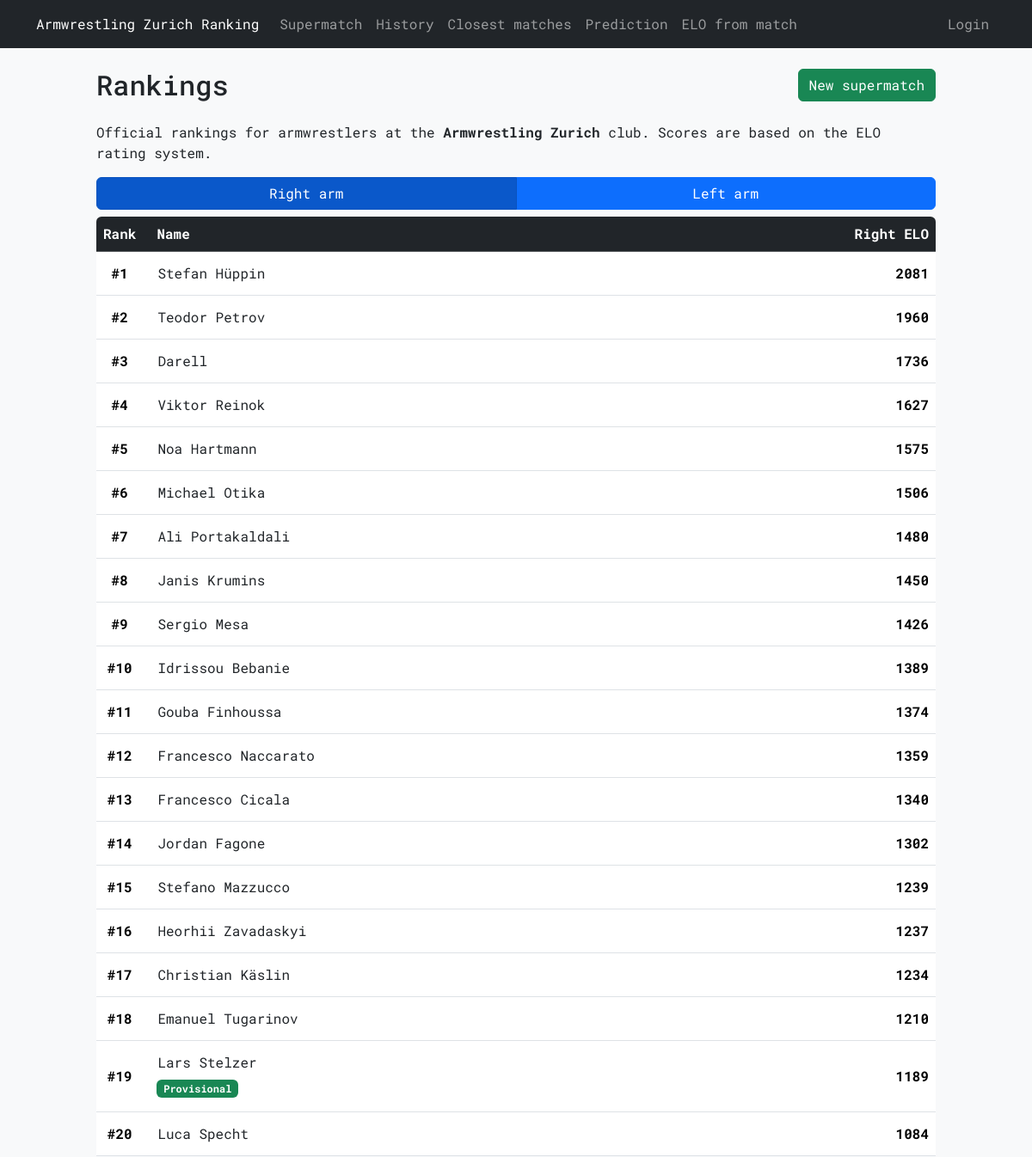
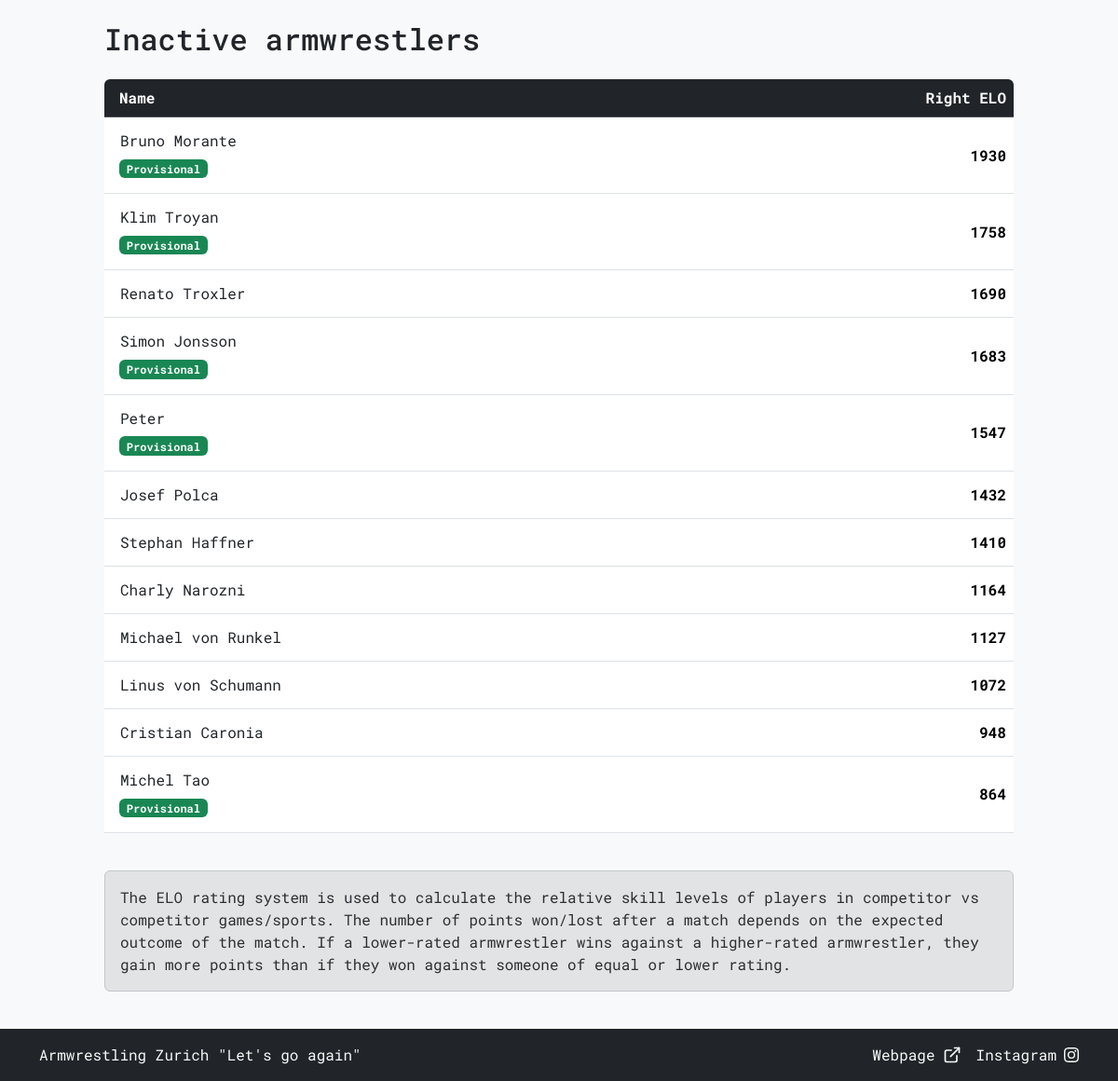
The page / on the database its author committed (2 pictures, top to bottom).
### tables this page shows
CREATE TABLE "armwrestlers" (
    id INTEGER PRIMARY KEY AUTOINCREMENT,
    name TEXT NOT NULL UNIQUE,
    right_elo INTEGER NOT NULL,
    left_elo INTEGER NOT NULL,
    right_rank INTEGER,
    left_rank INTEGER,
    added_by TEXT NOT NULL,
    active_until DATE NOT NULL,
    last_edited_by TEXT,
    FOREIGN KEY (added_by) REFERENCES users(username)
);

CREATE TABLE "armwrestler_badges" (
    armwrestler_id INTEGER NOT NULL,
    badge_id INTEGER NOT NULL,
    arm TEXT NOT NULL CHECK (arm IN ('right', 'left')),
    assigned_date DATE NOT NULL DEFAULT CURRENT_TIMESTAMP,
    assigned_by TEXT,
    PRIMARY KEY (armwrestler_id, badge_id, arm),
    FOREIGN KEY (armwrestler_id) REFERENCES armwrestlers(id) ON DELETE CASCADE,
    FOREIGN KEY (badge_id) REFERENCES badges(id) ON DELETE CASCADE
);

CREATE TABLE "badges" (
    id INTEGER PRIMARY KEY AUTOINCREMENT,
    name TEXT NOT NULL UNIQUE,
    color TEXT NOT NULL
);

### armelo_app.py (the view)
@app.route("/")
@app.route("/<any(right, left):arm>")
def ranking(arm='right'):
    rank_column = 'right_rank' if arm == 'right' else 'left_rank'
    elo_column = 'right_elo' if arm == 'right' else 'left_elo'
    current_user = session.get('username', None)
    update_ranks()
    active_armwrestlers = db_execute('''
        SELECT {0}, id, name, {1} FROM armwrestlers
        WHERE active_until >= DATE('now') ORDER BY {0} ASC
    '''.format(rank_column, elo_column))
    inactive_armwrestlers = db_execute('''
        SELECT id, name, {0} FROM armwrestlers
        WHERE active_until < DATE('now') ORDER BY {1} DESC
    '''.format(elo_column, elo_column))
    badge_data = db_execute('''
        SELECT armwrestler_badges.armwrestler_id, badges.name, badges.color
        FROM armwrestler_badges
        JOIN badges ON armwrestler_badges.badge_id = badges.id
        WHERE armwrestler_badges.arm = ?
    ''', arm)
    armwrestler_badges_dict = {}
    for aw_id, bname, bcolor in badge_data:
        if aw_id not in armwrestler_badges_dict:
            armwrestler_badges_dict[aw_id] = []
        armwrestler_badges_dict[aw_id].append((bname, bcolor))
    template_data = {
        'active_armwrestlers': active_armwrestlers,
        'inactive_armwrestlers': inactive_armwrestlers,
        'current_user': current_user,
        'arm': arm,
        'armwrestler_badges_dict': armwrestler_badges_dict
    }
    if request.headers.get('HX-Request'):
        return render_template('ranking_partial.html', **template_data)
    return render_template('ranking.html', **template_data)

### armelo_app.py (called while the page is built)
@app.context_processor
def inject_user():
    username = session.get('username')
    return dict(username=username)

### config.py (called while the page is built)
def get_db():
    db = getattr(g, '_database', None)
    if db is None:
        db = g._database = sqlite3.connect(DATABASE)
    return db

def db_execute(query, *args):
    db = get_db()
    cur = db.cursor()
    cur.execute(query, args)
    if query.strip().upper().startswith(("SELECT", "WITH")):
        rv = cur.fetchall()
        cur.close()
        return rv
    else:
        db.commit()
        cur.close()

### helpers.py (called while the page is built)
def update_ranks():
    query_update_ranks = '''
    WITH
        ranked_right AS (
            SELECT id, DENSE_RANK() OVER (ORDER BY right_elo DESC) AS right_rank
            FROM armwrestlers
            WHERE active_until >= DATE('now')
        ),
        ranked_left AS (
            SELECT id, DENSE_RANK() OVER (ORDER BY left_elo DESC) AS left_rank
            FROM armwrestlers
            WHERE active_until >= DATE('now')
        )
    UPDATE armwrestlers
    SET
        right_rank = (SELECT right_rank FROM ranked_right WHERE ranked_right.id = armwrestlers.id),
        left_rank = (SELECT left_rank FROM ranked_left WHERE ranked_left.id = armwrestlers.id);
    '''
    query_nullify_ranks = '''
    UPDATE armwrestlers SET right_rank = NULL, left_rank = NULL
    WHERE active_until < DATE('now');
    '''
    db_execute(query_update_ranks)
    db_execute(query_nullify_ranks)

### templates/ranking.html (shortened to what this page needs)
{% extends "layout.html" %}
{% block content %}
<div class="d-flex justify-content-between">
    <h2 class="mb-4">Rankings</h2>
    <form action="{{ url_for('supermatch') }}" method="POST">
        <button type="submit" class="btn btn-success">New supermatch</button>
    </form>
</div>
<p>Official rankings for armwrestlers at the <strong>Armwrestling Zurich</strong> club. Scores are based on the ELO rating system.</p>
<div id="rankings">
    {% include 'ranking_partial.html' %}
</div>
<div class="alert alert-secondary" role="alert">
    The ELO rating system is used to calculate the relative skill levels of players in competitor vs competitor games/sports.
    The number of points won/lost after a match depends on the expected outcome of the match.
    If a lower-rated armwrestler wins against a higher-rated armwrestler, they gain more points than if they won against someone of equal or lower rating.
</div>
{% endblock %}

### templates/ranking_partial.html (shortened to what this page needs)
<div class="btn-group btn-group-toggle mb-2 w-100" data-toggle="buttons">
    <a href="{{ url_for('ranking', arm='right') }}"
       class="btn btn-primary w-50 {{ 'active' if arm == 'right' else '' }}"
       role="button"
       hx-get="{{ url_for('ranking', arm='right') }}"
       hx-target="#rankings"
       hx-swap="innerHTML"
       aria-pressed="{{ 'true' if arm == 'right' else 'false' }}">Right arm</a>
    <a href="{{ url_for('ranking', arm='left') }}"
       class="btn btn-primary w-50 {{ 'active' if arm == 'left' else '' }}"
       role="button"
       hx-get="{{ url_for('ranking', arm='left') }}"
       hx-target="#rankings"
       hx-swap="innerHTML"
       aria-pressed="{{ 'true' if arm == 'left' else 'false' }}">Left arm</a>
</div>
<div class="table-responsive rounded mb-2">
    <table class="table table-hover">
        <thead class="table-dark">
            <tr>
                <th>Rank</th>
                <th class="ps-3 w-100">Name</th>
                <th class="text-end text-nowrap">{{ "Right ELO" if arm == 'right' else "Left ELO" }}</th>
            </tr>
        </thead>
        <tbody>
            {% for armwrestler in active_armwrestlers %}
            <tr>
                <td class="align-middle text-center"><strong>#{{ armwrestler[0] }}</strong></td>
                <td class="align-middle w-100">
                    <a href="{{ url_for('view_member', id=armwrestler[1]) }}" class="btn btn-generic text-start px-2 py-1 m-0">
                        {{ armwrestler[2] }}
                    </a>
                    {% if armwrestler[1] in armwrestler_badges_dict %}
                        <div>
                        {% for bname, bcolor in armwrestler_badges_dict[armwrestler[1]] %}
                            <span class="badge ms-2 mb-2 {{ bcolor }}">{{ bname }}</span>
                        {% endfor %}
                        </div>
                    {% endif %}
                </td>
                <td class="align-middle text-end"><strong>{{ armwrestler[3] }}</strong></td>
            </tr>
            {% endfor %}
        </tbody>
    </table>
</div>
<h2 class="mb-4">Inactive armwrestlers</h2>
<div class="table-responsive rounded mb-4">
    <table class="table table-hover">
        <thead class="table-dark">
            <tr>
                <th class="ps-3 w-100">Name</th>
                <th class="text-end text-nowrap">{{ "Right ELO" if arm == 'right' else "Left ELO" }}</th>
            </tr>
        </thead>
        <tbody>
            {% for armwrestler in inactive_armwrestlers %}
            <tr>
                <td class="align-middle w-100">
                    <a href="{{ url_for('view_member', id=armwrestler[0]) }}" class="btn btn-generic text-start px-2 py-1 m-0">
                        {{ armwrestler[1] }}
                    </a>
                    {% if armwrestler[0] in armwrestler_badges_dict %}
                        <div>
                        {% for bname, bcolor in armwrestler_badges_dict[armwrestler[0]] %}
                            <span class="badge ms-2 mb-2 {{ bcolor }}">{{ bname }}</span>
                        {% endfor %}
                        </div>
                    {% endif %}
                </td>
                <td class="align-middle text-end"><strong>{{ armwrestler[2] }}</strong></td>
            </tr>
            {% endfor %}
        </tbody>
    </table>
</div>

### static/styles.css (style rules this page uses)
* { font-family: 'Roboto Mono', monospace; }
html, body { height: 100%; scrollbar-width: none; -ms-overflow-style: none; }
body { display: flex; flex-direction: column; }
.btn-generic { --bs-btn-bg: transparent; --bs-btn-border-color: transparent; --bs-btn-hover-bg: transparent; --bs-btn-hover-border-color: var(--bs-secondary); --bs-btn-active-border-color: var(--bs-secondary); --bs-btn-active-bg: transparent; }

### rows shown on the page
armwrestlers: right_rank "1", name "Stefan Hüppin", right_elo "2081"
armwrestlers: right_rank "2", name "Teodor Petrov", right_elo "1960"
armwrestlers: right_rank "3", name "Darell", right_elo "1736"
armwrestlers: right_rank "4", name "Viktor Reinok", right_elo "1627"
armwrestlers: right_rank "5", name "Noa Hartmann", right_elo "1575"
armwrestlers: right_rank "6", name "Michael Otika", right_elo "1506"
armwrestlers: right_rank "7", name "Ali Portakaldali", right_elo "1480"
armwrestlers: right_rank "8", name "Janis Krumins", right_elo "1450"
armwrestlers: right_rank "9", name "Sergio Mesa", right_elo "1426"
armwrestlers: right_rank "10", name "Idrissou Bebanie", right_elo "1389"
armwrestlers: right_rank "11", name "Gouba Finhoussa", right_elo "1374"
armwrestlers: right_rank "12", name "Francesco Naccarato", right_elo "1359"
armwrestlers: right_rank "13", name "Francesco Cicala", right_elo "1340"
armwrestlers: right_rank "14", name "Jordan Fagone", right_elo "1302"
armwrestlers: right_rank "15", name "Stefano Mazzucco", right_elo "1239"
armwrestlers: right_rank "16", name "Heorhii Zavadaskyi", right_elo "1237"
armwrestlers: right_rank "17", name "Christian Käslin", right_elo "1234"
armwrestlers: right_rank "18", name "Emanuel Tugarinov", right_elo "1210"
armwrestlers: right_rank "19", name "Lars Stelzer", right_elo "1189"
armwrestler_badges: name "Provisional"
armwrestlers: right_rank "20", name "Luca Specht", right_elo "1084"
armwrestlers: name "Bruno Morante", right_elo "1930"
armwrestler_badges: name "Provisional"
armwrestlers: name "Klim Troyan", right_elo "1758"
armwrestler_badges: name "Provisional"
armwrestlers: name "Renato Troxler", right_elo "1690"
armwrestlers: name "Simon Jonsson", right_elo "1683"
armwrestler_badges: name "Provisional"
armwrestlers: name "Peter", right_elo "1547"
armwrestler_badges: name "Provisional"
armwrestlers: name "Josef Polca", right_elo "1432"
armwrestlers: name "Stephan Haffner", right_elo "1410"
armwrestlers: name "Charly Narozni", right_elo "1164"
armwrestlers: name "Michael von Runkel", right_elo "1127"
armwrestlers: name "Linus von Schumann", right_elo "1072"
armwrestlers: name "Cristian Caronia", right_elo "948"
armwrestlers: name "Michel Tao", right_elo "864"
armwrestler_badges: name "Provisional"

### other values the page prints
{{ "Right ELO" if arm == 'right' else "Left ELO" }} "Right ELO"
